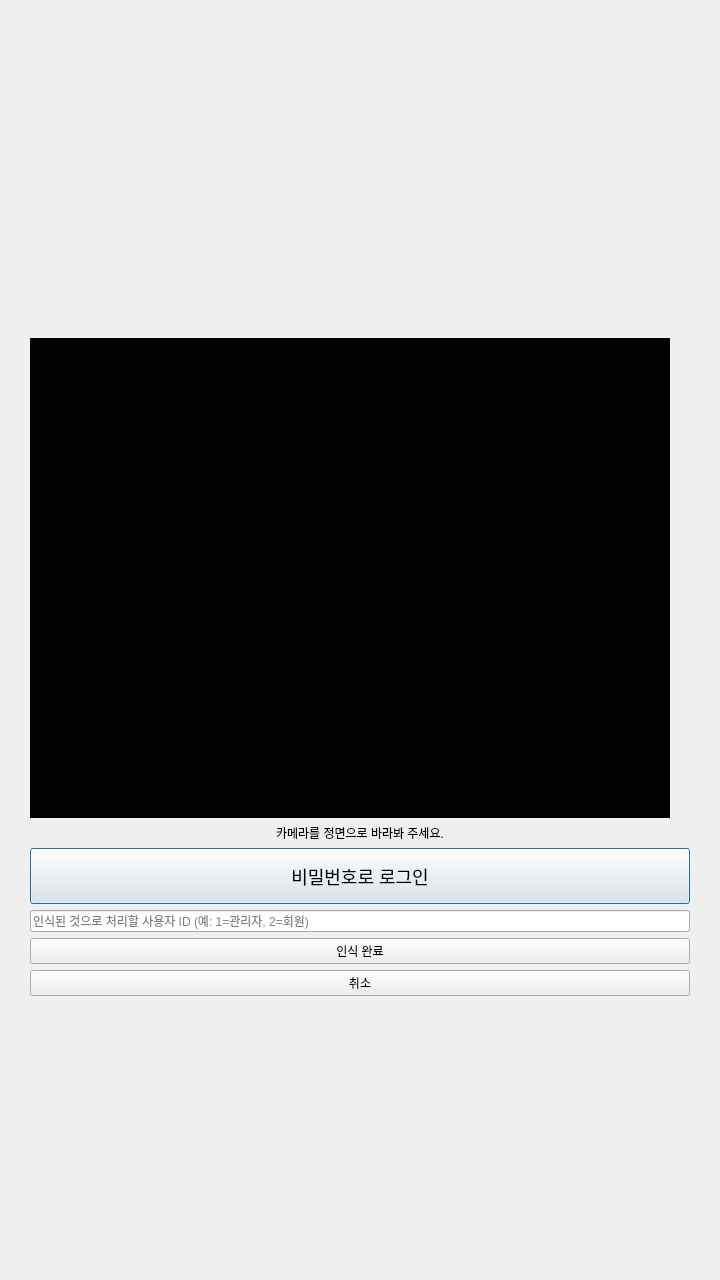
<?xml version="1.0" encoding="UTF-8"?>
<ui version="4.0">
 <class>FaceDialog</class>
 <widget class="QDialog" name="FaceDialog">
  <property name="geometry">
   <rect>
    <x>0</x>
    <y>0</y>
    <width>720</width>
    <height>1280</height>
   </rect>
  </property>
  <layout class="QVBoxLayout" name="outer">
   <item>
    <spacer name="topStretch">
     <property name="orientation">
      <enum>Qt::Vertical</enum>
     </property>
     <property name="sizeHint" stdset="0">
      <size>
       <width>0</width>
       <height>0</height>
      </size>
     </property>
    </spacer>
   </item>
   <item>
    <layout class="QHBoxLayout" name="center">
     <item>
      <spacer name="leftStretch">
       <property name="orientation">
        <enum>Qt::Horizontal</enum>
       </property>
       <property name="sizeHint" stdset="0">
        <size>
         <width>0</width>
         <height>0</height>
        </size>
       </property>
      </spacer>
     </item>
     <item>
      <widget class="QWidget" name="panel">
       <property name="minimumSize">
        <size>
         <width>660</width>
         <height>0</height>
        </size>
       </property>
       <property name="maximumSize">
        <size>
         <width>660</width>
         <height>16777215</height>
        </size>
       </property>
       <layout class="QVBoxLayout" name="layout">
        <property name="leftMargin">
         <number>0</number>
        </property>
        <property name="topMargin">
         <number>0</number>
        </property>
        <property name="rightMargin">
         <number>0</number>
        </property>
        <property name="bottomMargin">
         <number>0</number>
        </property>
        <item>
         <widget class="QLabel" name="captionLabel">
          <property name="styleSheet">
           <string notr="true">font-size: 28px; font-weight: bold;</string>
          </property>
          <property name="alignment">
           <set>Qt::AlignCenter</set>
          </property>
         </widget>
        </item>
        <item>
         <spacer name="captionSpacing">
          <property name="orientation">
           <enum>Qt::Vertical</enum>
          </property>
          <property name="sizeType">
           <enum>QSizePolicy::Fixed</enum>
          </property>
          <property name="sizeHint" stdset="0">
           <size>
            <width>0</width>
            <height>16</height>
           </size>
          </property>
         </spacer>
        </item>
        <item>
         <widget class="QLabel" name="viewLabel">
          <property name="minimumSize">
           <size>
            <width>640</width>
            <height>480</height>
           </size>
          </property>
          <property name="maximumSize">
           <size>
            <width>640</width>
            <height>480</height>
           </size>
          </property>
          <property name="styleSheet">
           <string notr="true">background: black; color: white;</string>
          </property>
          <property name="alignment">
           <set>Qt::AlignCenter</set>
          </property>
         </widget>
        </item>
        <item>
         <widget class="QLabel" name="statusLabel">
          <property name="text">
           <string>카메라를 정면으로 바라봐 주세요.</string>
          </property>
          <property name="alignment">
           <set>Qt::AlignCenter</set>
          </property>
         </widget>
        </item>
        <item>
         <widget class="QPushButton" name="passwordButton">
          <property name="minimumSize">
           <size>
            <width>0</width>
            <height>56</height>
           </size>
          </property>
          <property name="styleSheet">
           <string notr="true">font-size: 18px;</string>
          </property>
          <property name="text">
           <string>비밀번호로 로그인</string>
          </property>
         </widget>
        </item>
        <item>
         <widget class="QLineEdit" name="idEdit">
          <property name="placeholderText">
           <string>인식된 것으로 처리할 사용자 ID (예: 1=관리자, 2=회원)</string>
          </property>
         </widget>
        </item>
        <item>
         <widget class="QPushButton" name="okButton">
          <property name="text">
           <string>인식 완료</string>
          </property>
         </widget>
        </item>
        <item>
         <widget class="QPushButton" name="cancelButton">
          <property name="text">
           <string>취소</string>
          </property>
         </widget>
        </item>
       </layout>
      </widget>
     </item>
     <item>
      <spacer name="rightStretch">
       <property name="orientation">
        <enum>Qt::Horizontal</enum>
       </property>
       <property name="sizeHint" stdset="0">
        <size>
         <width>0</width>
         <height>0</height>
        </size>
       </property>
      </spacer>
     </item>
    </layout>
   </item>
   <item>
    <spacer name="bottomStretch">
     <property name="orientation">
      <enum>Qt::Vertical</enum>
     </property>
     <property name="sizeHint" stdset="0">
      <size>
       <width>0</width>
       <height>0</height>
      </size>
     </property>
    </spacer>
   </item>
  </layout>
 </widget>
 <resources/>
 <connections/>
</ui>
